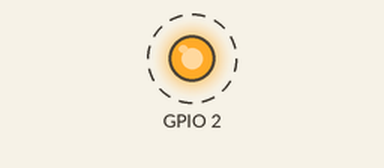
Recording of a sketch running on a simulated ESP8266 (NodeMCU). Shown: output pins drawn as LEDs (lit = HIGH). Dashed ring = blinking. WiFi joins after 1.5 s; servers stay silent unless stated; what the sketch prints to the serial monitor is not drawn.

Above: at 2.0 s.
Timing chart, 0 to 6.1 s (numbered marks = the images above):
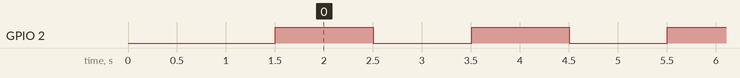

Measured:
- by itself, GPIO 2: alternates HIGH for 1.0 s and LOW for 1.0 s

The sketch:

WirelessProgram.ino
```cpp
#include <ESP8266WiFi.h>
#include <ArduinoOTA.h>

// Wi-Fi connection parameters
const char * wifi_ssid = "PozzVenhh";
const char * wifi_password = "012286451";

int ledState = LOW;
unsigned long previousMillis = 0;
const long interval = 1000;

void setup() {
  Serial.begin(9600);
  Serial.println("Booting...");
  connectToWiFi();
  setUpOverTheAirProgramming();
  pinMode(2, OUTPUT);
}

void connectToWiFi() {
  Serial.printf("Connecting to '%s'\n", wifi_ssid);

  WiFi.mode(WIFI_STA);
  WiFi.begin(wifi_ssid, wifi_password);
  if (WiFi.waitForConnectResult() == WL_CONNECTED) {
    Serial.print("Connected. IP: ");
    Serial.println(WiFi.localIP());
  } else {
    Serial.println("Connection Failed!");
  }
}

void setUpOverTheAirProgramming() {

  // Change OTA port.
  // Default: 8266
  // ArduinoOTA.setPort(8266);

  // Change the name of how it is going to
  // show up in Arduino IDE.
  // Default: esp8266-[ChipID]
  // ArduinoOTA.setHostname("myesp8266");

  // Re-programming passowrd.
  // No password by default.
  // ArduinoOTA.setPassword("123");

  ArduinoOTA.begin();
}


void loop() {
  // Give processing time for ArduinoOTA
  ArduinoOTA.handle();

  unsigned long currentMillis = millis();

  if (currentMillis - previousMillis >= interval) {
    // save the last time you blinked the LED
    previousMillis = currentMillis;

    // if the LED is off turn it on and vice-versa:
    if (ledState == LOW) {
      ledState = HIGH;
    } else {
      ledState = LOW;
    }

    // set the LED with the ledState of the variable:
    digitalWrite(2, ledState);
  }
}
```
